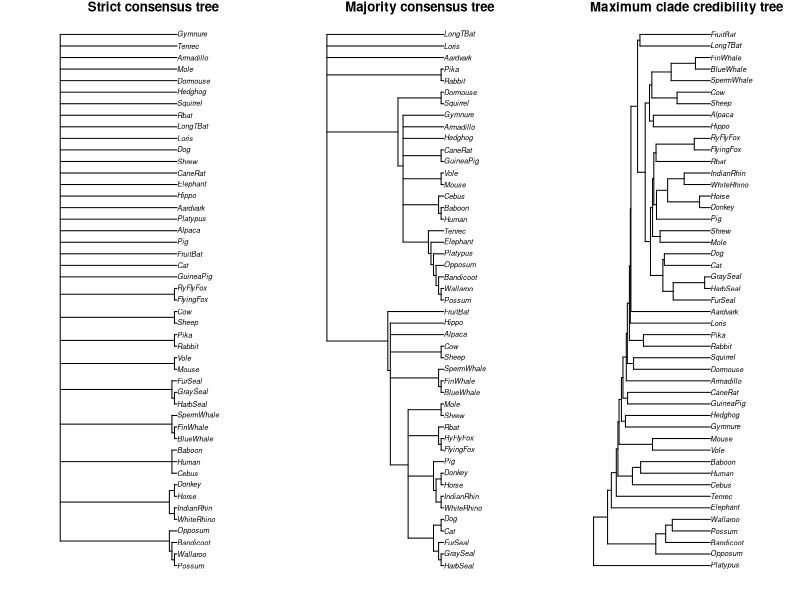

Here is the R script that generated this plot:
library(phangorn)


### Name: maxCladeCred
### Title: Maximum clade credibility tree
### Aliases: maxCladeCred
### Keywords: cluster

### ** Examples



data(Laurasiatherian)
set.seed(42)
bs <- bootstrap.phyDat(Laurasiatherian, FUN = function(x)upgma(dist.hamming(x)),
    bs=100)

strict_consensus <- consensus(bs)
majority_consensus <- consensus(bs, p=.5)
max_clade_cred <- maxCladeCred(bs)
par(mfrow = c(1,3), mar = c(1,4,1,1))
plot(strict_consensus, main="Strict consensus tree")
plot(majority_consensus, main="Majority consensus tree")
plot(max_clade_cred, main="Maximum clade credibility tree")

# compute clade credibility for trees given a prop.part object
pp <- prop.part(bs)
tree <- rNNI(bs[[1]], 20)
maxCladeCred(c(tree, bs[[1]]), tree=FALSE, part = pp)
# first value likely be -Inf
